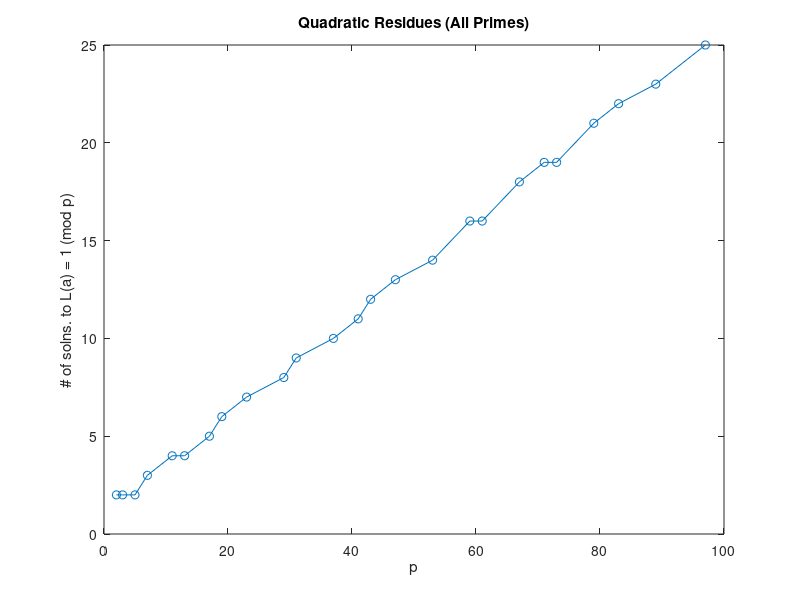
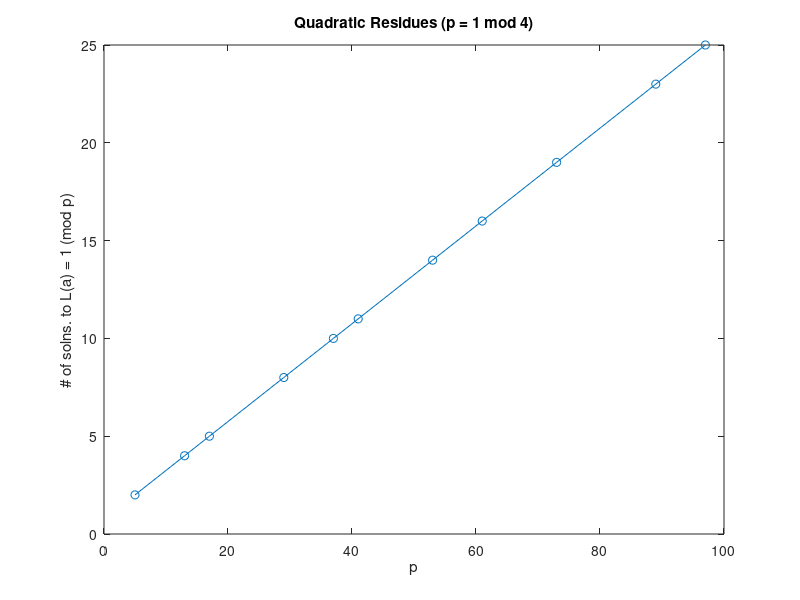
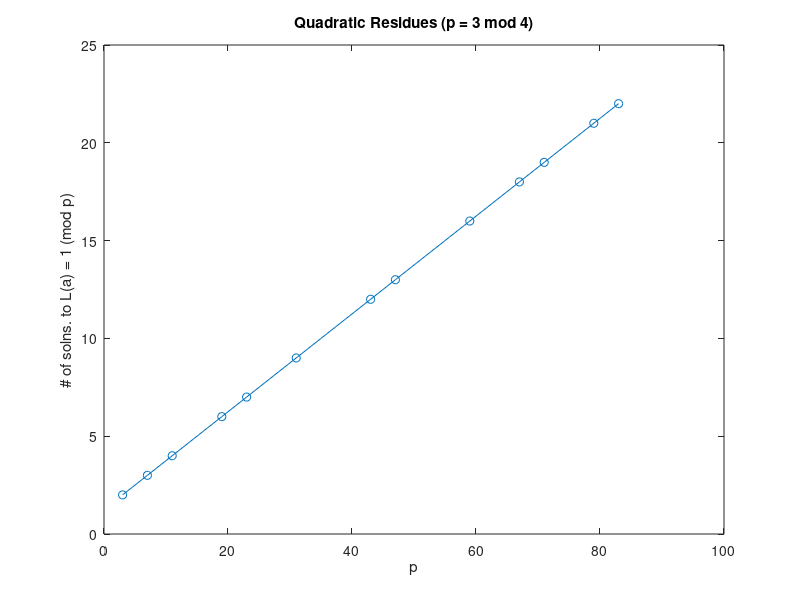

These charts were generated, in order, by the following MATLAB code:
pArr = primes(100); % array of primes
numSolns = zeros(1, size(pArr, 2)); % array to store number of solutions for each prime

% find quadratic residues by brute force
for p = pArr
    fprintf('%d:\n', p);
    squares = [1:p-1 ; zeros(1, p-1)];
    countSolns = 2;
    for a = 1:(p-1)
        squares(2, a) = mod(a^2, p); % fill squares with the square of each number
    end
    leg1 = unique(squares(2,:)); % set array to store only unique values (effectively chopping half the list)
    disp(leg1);
    fprintf('(%d, %d)\n', 1, 0); % add trivial solutions
    fprintf('(%d, %d)\n', 0, 1);
    for a = leg1 % for each element a with legendre number of 1...
        if (sum(leg1 == a) > 0 && sum(leg1 == p+1-a) > 0) % if 1-a is also a quadratic residue...
            countSolns = countSolns + 1; % increment number  solutions
            fprintf('(%d, %d)\n', a, mod(p+1-a, p));
        end
    end
    numSolns(1, pArr == p) = countSolns; % insert number of solutions for p into array
end

disp([pArr;numSolns]);

figure;
plot(pArr, numSolns, '-o');
xlabel('p')
ylabel('# of solns. to L(a) = 1 (mod p)')
title('Quadratic Residues (All Primes)')

figure;
plot(pArr(mod(pArr, 4) == 1), numSolns(mod(pArr, 4) == 1), '-o'); % plot only the primes that are == 1 mod 4
xlabel('p')
ylabel('# of solns. to L(a) = 1 (mod p)')
title('Quadratic Residues (p = 1 mod 4)')

figure;
plot(pArr(mod(pArr, 4) == 3), numSolns(mod(pArr, 4) == 3), '-o'); % plot only the primes that are == 3 mod 4
xlabel('p')
ylabel('# of solns. to L(a) = 1 (mod p)')
title('Quadratic Residues (p = 3 mod 4)')

